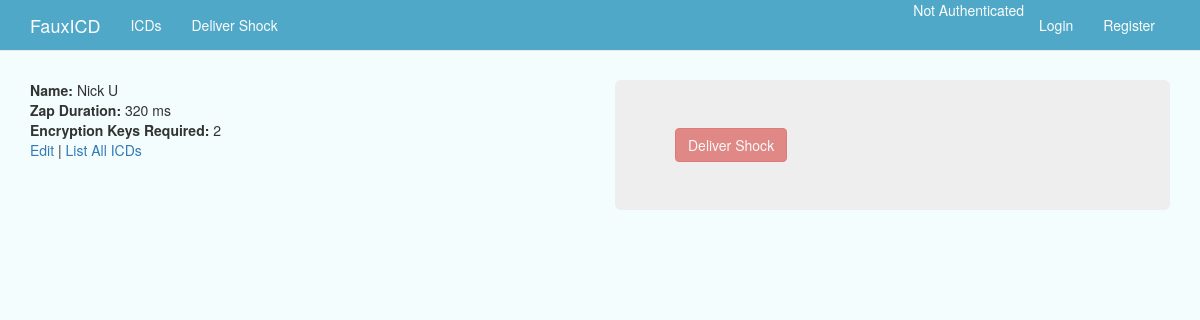
/web/icd/2/, run on an earlier commit of the app's database.
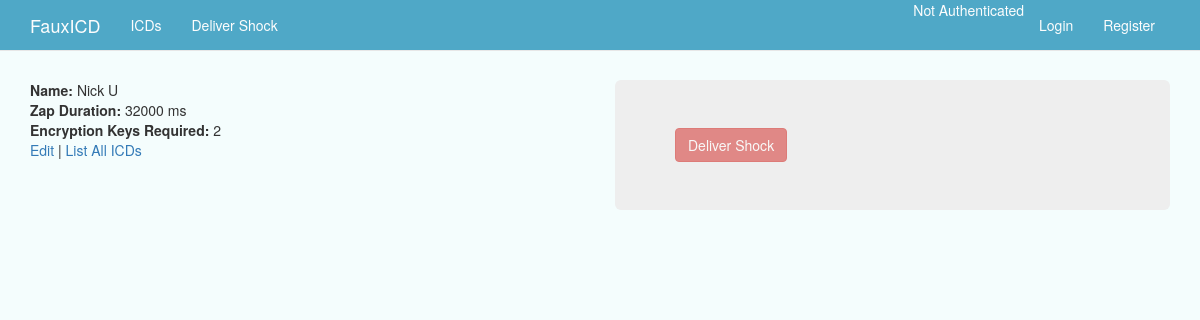
And on a later commit of the database.
### web/models.py (models this page shows, shortened)
class Icd(models.Model):
    name = models.CharField(max_length=128, unique=True)
    zap_duration = models.IntegerField(default=0) #duration of a zap in milliseconds
    keys_required = models.IntegerField(default=2) #num of encryption keys required to execute

### web/views.py (the view)
# urls.py: url(r'^icd/(?P<id>\d+)/$', views.show_icd, name='show_icd'),
def show_icd(request, id=None):
    if request.method == 'GET':
        if id:
            icd = Icd.objects.get(id=id)
        else:
            icd = None
    else:
        return redirect('icd_index')
    context_dict = {'icd': icd}
    return render(request, 'web/icd.html', context_dict)

### templates/web/icd.html (shortened to what this page needs)
{% extends 'base.html' %}
{% block body_block %}
  <div class="row">
    <div class="col-md-6">
      {% if icd %}
        <b>Name:</b> {{ icd.name }}<br />
        <b>Zap Duration:</b> {{ icd.zap_duration }} ms<br />
        <b>Encryption Keys Required:</b> {{ icd.keys_required }}<br />
      {% endif %}
      <div><a href="{% url 'edit_icd' id=icd.id %}" >Edit</a> | <a href="{% url 'icd_index' %}" >List All ICDs</a></div>
    </div>
    <div class="col-md-6">
      <div class="jumbotron">
        <div class="btn btn-danger{% if not user.is_authenticated %} disabled{% endif %}" id="shock-button">Deliver Shock</div>
      </div>
    </div>
  </div>
{% endblock %}

What changed in the data, as far as the page shows it:
changed Icd "Nick U": zap_duration "320" → "32000"
